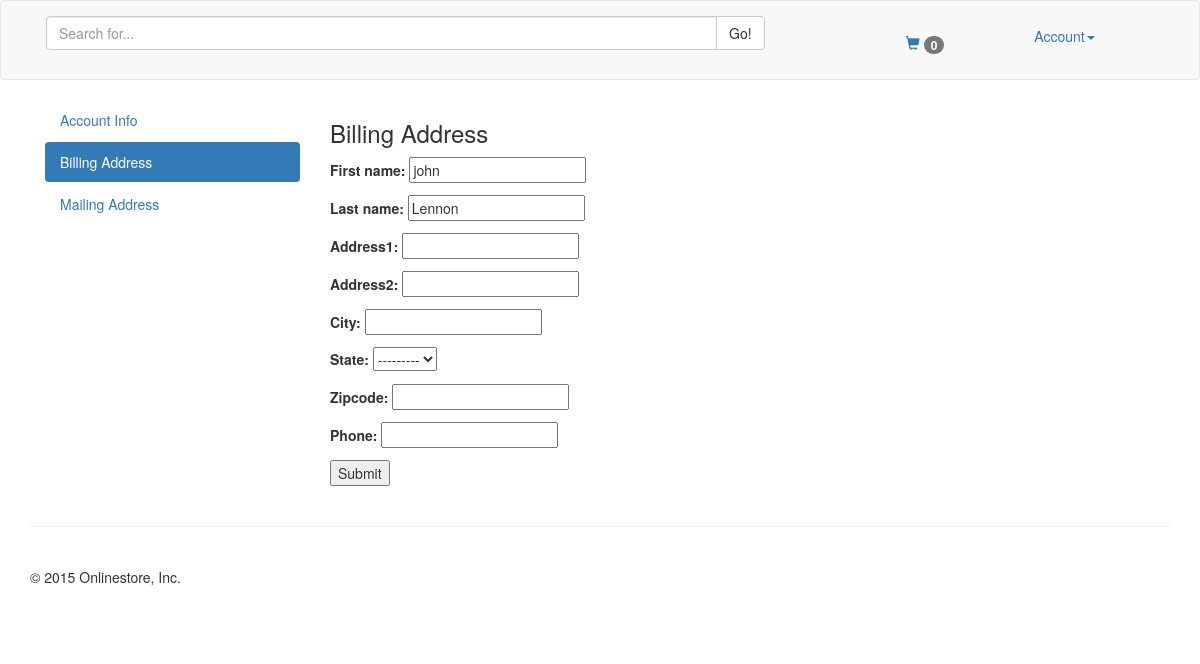
Before: /account/billing/ (signed in) with the older database file.
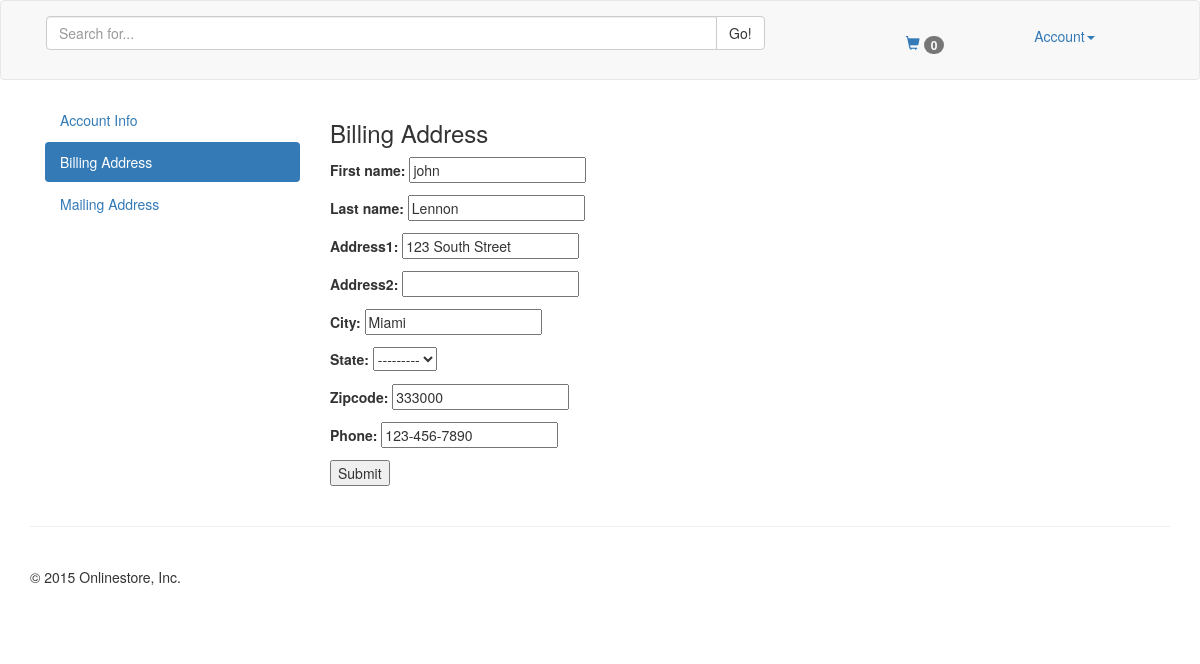
After: the same page with the newer database file.
### accounts/models.py (models this page shows, shortened)
class UserBillingAddress(models.Model):
	user = models.ForeignKey(settings.AUTH_USER_MODEL)
	first_name = models.CharField(max_length=100)
	last_name = models.CharField(max_length=100)
	address1 = models.CharField(max_length=200)
	address2 = models.CharField(max_length=200, null=True, blank=True)
	city = models.CharField(max_length=50)
	state = models.CharField(max_length=50, choices=US_STATES)
	zipcode = models.CharField(max_length=20)
	phone = models.CharField(max_length=20)
	created = models.DateTimeField(auto_now_add=True)
	updated = models.DateTimeField(auto_now=True)

### accounts/views.py (the view)
def user_billing_address(request):
	user = request.user
	initial = {'first_name': user.first_name, 'last_name': user.last_name}
	if user.userbillingaddress_set.first():
		address = user.userbillingaddress_set.first()
		initial['address1'] = address.address1
		initial['address2'] = address.address2
		initial['city'] = address.city
		initial['state'] = address.state
		initial['zipcode'] = address.zipcode
		initial['phone'] = address.phone
	form = UserBillingAddressForm(
				initial=initial
			)
	context = {'form': form}
	return render(request, 'accounts/billingaddress.html', context)

### accounts/forms.py
class UserBillingAddressForm(ModelForm):
	class Meta:
		model = UserBillingAddress
		fields = ['first_name', 'last_name', 'address1', 'address2', 'city',
				'state', 'zipcode', 'phone']

### accounts/templates/accounts/billingaddress.html (shortened to what this page needs)
{% extends "base.html" %}
{% block content %}
<div class='col-md-3'>
	<ul class="nav nav-pills nav-stacked">
		<li role="presentation"><a href="{% url 'user_account_info' %}">Account Info</a></li>
		<li role="presentation" class="active"><a href="#">Billing Address</a></li>
		<li role="presentation"><a href="{% url 'user_mailing_address' %}">Mailing Address</a></li>
	</ul>
</div>
<div class='col-md-9'>
	<h3>Billing Address</h3>
	<form action="{% url 'user_mailing_address' %}" method="post">
	    {{ form.as_p }}
	    <input type="submit" value="Submit" />
	</form>
</div>
{% endblock %}

### templates/base.html (shortened to what this page needs)
{% load bootstrap3 %}
<!DOCTYPE html>
<html lang="en">
	<head>
		{% bootstrap_css %}
	</head>
	<body>
		{% include "navbar.html" %}
		<div class="container">
			{% block content %}
			{% endblock %}
		</div>
		<div class="container">
			<footer class="footer">
				<p>&copy; 2015 Onlinestore, Inc.</p>
			</footer>
		</div>
	</body>
</html>

### templates/navbar.html (shortened to what this page needs)
<nav class="navbar navbar-default">
	<div class="container-fluid">
	    <div class="navbar-header">
	    <div class="col-xs-8 col-md-8">
			<form class="navbar-text pull-right" role="search" action="/search/">
				<div class="input-group">
					<input type="text" name="term" class="form-control" placeholder="Search for...">
					<span class="input-group-btn">
					<button class="btn btn-default" type="submit">Go!</button>
					</span>
				</div>
			</form>
		</div>
		<div class="col-xs-2">
			<ul class="nav" style="margin-top:0.5em">
				<li class="navbar-text pull-right">
					<a href='{% url "my_cart" %}'>
						<span class="glyphicon glyphicon-shopping-cart"></span>
						<span class="badge">
							{% if 'total_items' in request.session %}
								{{ request.session.total_items }}
							{% else %}
								0
							{% endif %}
						</span>
					</a>
				</li>
			</ul>
		</div>
		<div class="col-xs-2">
			<ul class="nav navbar-text">
			{% if user.is_authenticated %}
					<li class="dropdown">
						<a href="#" class="dropdown-toggle" data-toggle="dropdown" role="button" aria-haspopup="true" aria-expanded="false">Account<span class="caret"></span></a>
					</li>
			{% else %}
				<a href='{% url "user_login" %}'><span class='navbar-text'>Login</span></a>
			{% endif %}
			</ul>
		</div>
	    </div>
	</div>
</nav>

### templates/base.html (style rules this page uses)
.footer { padding-top: 40px; padding-bottom: 40px; margin-top: 40px; border-top: 1px solid #eee; }

Changed rows visible on the page:
added UserBillingAddress: address1 "123 South Street", city "Miami", state "---------", zipcode "333000", phone "123-456-7890"
Other visible differences:
form field state: "---------" → (not shown)
